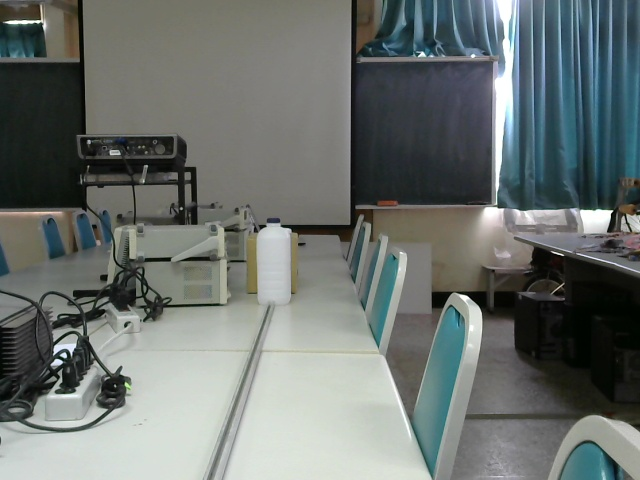
#> input picture Scripts/view_data/output1.jpg, 640 x 480 px, found by its file name
$ python '在圖片上畫線.py'
#> lines starting #> are read from the running program, lines starting #| are printed output that depends on the picture; after the words box and inside, x2 and y2 are one past the last pixel; in counts of white or black regions, pixels touching at a corner belong together
import numpy as np #1
import cv2 #2
#這個是查看圖片座標的程式
canvas=cv2.imread("C:\\Users\\user\\Desktop\\TDK_program\\Scripts\\view_data\\output1.jpg")
#> canvas is the input picture: shape (480, 640, 3); mean B, G, R 111.5, 114.3, 107.8
green = (0, 255, 0) #4
cv2.line(canvas, (209, 474), (271, 301), green,5) #5
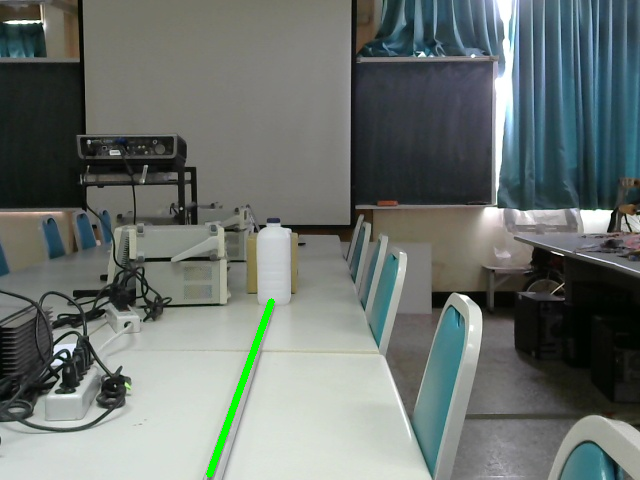
#> canvas: shape (480, 640, 3); 0.43% of pixels changed, all inside (x1, y1, x2, y2) = (206, 298, 275, 478)
cv2.imshow("Canvas", canvas) #6
cv2.waitKey(0) #7
